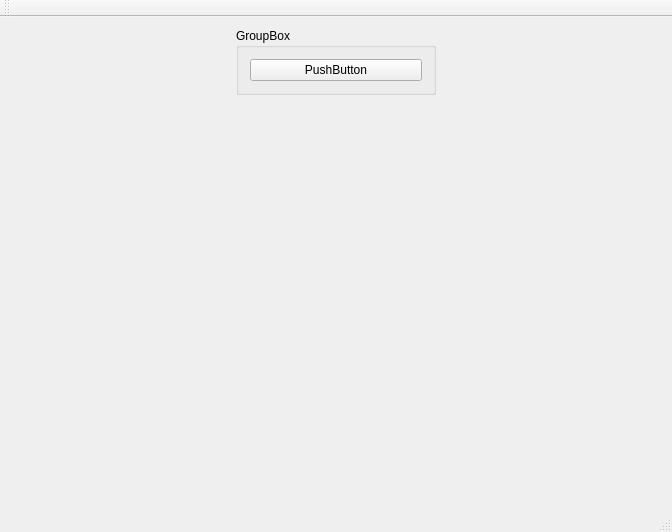
<?xml version="1.0" encoding="UTF-8"?>
<ui version="4.0">
 <class>OgreBulletWindows</class>
 <widget class="QMainWindow" name="OgreBulletWindows">
  <property name="geometry">
   <rect>
    <x>0</x>
    <y>0</y>
    <width>672</width>
    <height>532</height>
   </rect>
  </property>
  <property name="windowTitle">
   <string>OgreBulletWindows</string>
  </property>
  <widget class="QWidget" name="centralWidget">
   <layout class="QHBoxLayout" name="horizontalLayout">
    <item>
     <layout class="QVBoxLayout" name="verticalLayout">
      <item>
       <widget class="QGroupBox" name="groupBox">
        <property name="maximumSize">
         <size>
          <width>200</width>
          <height>16777215</height>
         </size>
        </property>
        <property name="title">
         <string>GroupBox</string>
        </property>
        <layout class="QVBoxLayout" name="verticalLayout_2">
         <item>
          <widget class="QPushButton" name="pushButton">
           <property name="text">
            <string>PushButton</string>
           </property>
          </widget>
         </item>
        </layout>
       </widget>
      </item>
      <item>
       <spacer name="verticalSpacer">
        <property name="orientation">
         <enum>Qt::Vertical</enum>
        </property>
        <property name="sizeHint" stdset="0">
         <size>
          <width>20</width>
          <height>40</height>
         </size>
        </property>
       </spacer>
      </item>
     </layout>
    </item>
   </layout>
  </widget>
  <widget class="QMenuBar" name="menuBar">
   <property name="geometry">
    <rect>
     <x>0</x>
     <y>0</y>
     <width>672</width>
     <height>21</height>
    </rect>
   </property>
  </widget>
  <widget class="QToolBar" name="mainToolBar">
   <attribute name="toolBarArea">
    <enum>TopToolBarArea</enum>
   </attribute>
   <attribute name="toolBarBreak">
    <bool>false</bool>
   </attribute>
  </widget>
  <widget class="QStatusBar" name="statusBar"/>
 </widget>
 <layoutdefault spacing="6" margin="11"/>
 <resources/>
 <connections/>
</ui>
